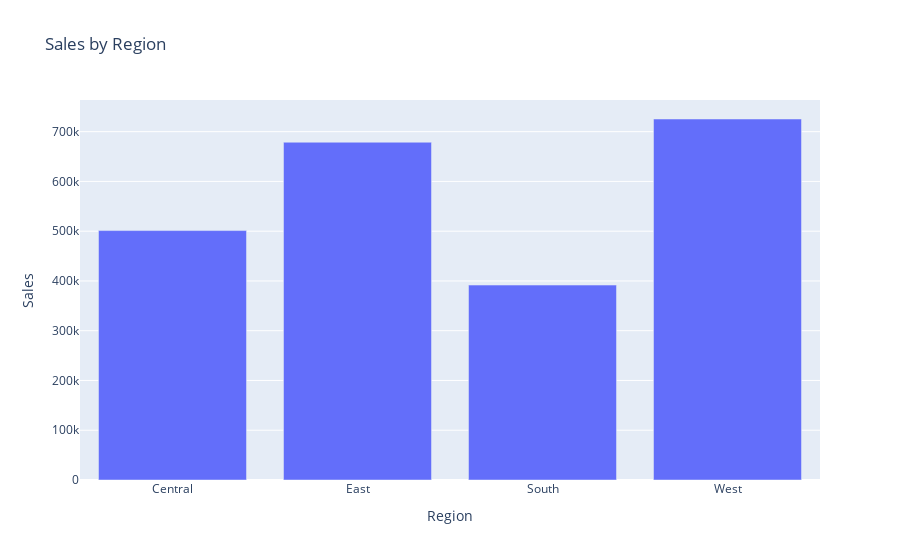

Notebook cell for this chart:
### Markdown cell above
Region vs Sales

### Code cell
region_sales = df.groupby('Region')['Sales'].sum().reset_index()
px.bar(region_sales, x='Region', y='Sales', title="Sales by Region")

### Figure 1 — Plotly figure (JSON) as saved in the notebook; plotly's stock layout.template omitted (floating-point values rounded to 4 significant figures)
{"data": [{"hovertemplate": "Region=%{x}<br>Sales=%{y}<extra></extra>", "legendgroup": "", "marker": {"color": "#636efa", "pattern": {"shape": ""}}, "name": "", "orientation": "v", "showlegend": false, "textposition": "auto", "type": "bar", "x": ["Central", "East", "South", "West"], "xaxis": "x", "y": [501200.0, 678800.0, 391700.0, 725500.0], "yaxis": "y"}], "layout": {"barmode": "relative", "legend": {"tracegroupgap": 0}, "title": {"text": "Sales by Region"}, "xaxis": {"anchor": "y", "domain": [0, 1], "title": {"text": "Region"}}, "yaxis": {"anchor": "x", "domain": [0, 1], "title": {"text": "Sales"}}}}
